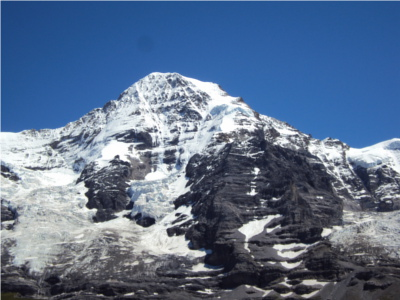
#> input picture images/3Hill.JPG, 400 x 300 px; its folder holds 5 pictures in this run
$ jupyter execute Image-Stitching-via-OpenCV-Python-Stitcher-Class.ipynb   (shell and % lines are left out)
#> lines starting #> are read from the running program, lines starting #| are printed output that depends on the picture
## Project: Image Stitching using OpenCV Python Stitcher() class
* The objective of this project is to demonstrate image stitching using OpenCV-Python Stitcher class.

#### Author: Mohsen Ghazel (mghazel)
* Date: March 31st, 2021

### Step 1: Imports and global variables

[cell 1]
#-------------------------------------------
# Imports:
#-------------------------------------------
# OpenCV
import cv2
# Numpy
import numpy as np
# matplotlib
import matplotlib.pyplot as plt
import matplotlib.image as mpimg
import sys
# I/O
import os
# time
import time

# Make figures visible
#-------------------------------------------
# Check imports and display version numbers
#-------------------------------------------
print("Python version : {0} ".format(sys.version))
print("OpenCV version : {0} ".format(cv2.__version__))
print("Numpy version  : {0}".format(np.__version__))

### Step 2: Define image stitching function

[cell 2]
'''
Perform image stitching using OpenCV-Python Stitcher class
to generate a panorama of the input image

Input:
    input_path: the path of the folder containing the input images
    output_fname: the file name of the output panorama

Returns:
    None.
'''
def stitch_images(input_path, output_fname):
    #-------------------------------------------------
    # Step 1: Iterate over the image sin the input
    #         data folder:
    #-------------------------------------------------
    # craete a list to store the images
#> called with input_path = '../images/', output_fname = '../results/panorama.jpg'
    imgs = []
    # iterate over the files in the input foldsr
    for (root, dirs, files) in os.walk(input_path):
        # create a list of file names
        images = [f for f in files]
        # display the list of inpit file name
        print('The list of images to be stitched together: ')
        print(images)
        # read all the image files
        for i in range(0,len(images)):
            # read the next image file
            curImg = cv2.imread(input_path + images[i])
#> curImg is the input picture: shape (300, 400, 3); mean B, G, R 142.2, 113.3, 93.1
            # append the read image to the imgs list
            imgs.append(curImg)

    #-------------------------------------------------
    # Step 2: Stitch the input  images using: Stitcher
    #         class
    #-------------------------------------------------
    # instantiate the Stitcher class
    stitcher = cv2.Stitcher.create(mode = 0)
    # stitcher = cv2.Stitcher_create(mode = 0)
    # Stich the images using Stitcher class
    status, result = stitcher.stitch(imgs)
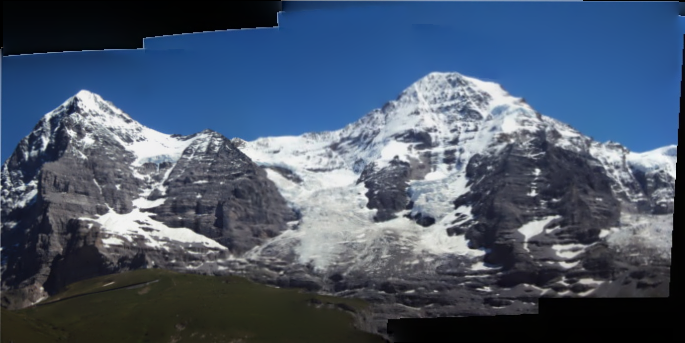
#> result: shape (343, 685, 3); mean of channels 0, 1, 2 108.3, 87.4, 72.6; drawn as B, G, R
    # check the execution status
    if status != cv2.Stitcher_OK:
        # in cas eof an error
        print("Can't stitch images, error code = %d" % status)
        sys.exit(-1)
    #-------------------------------------------------
    # Step 3: Save the output panorama image
    #-------------------------------------------------
    # save the output panorama file name
    cv2.imwrite(output_fname, result)
    # return
    return
